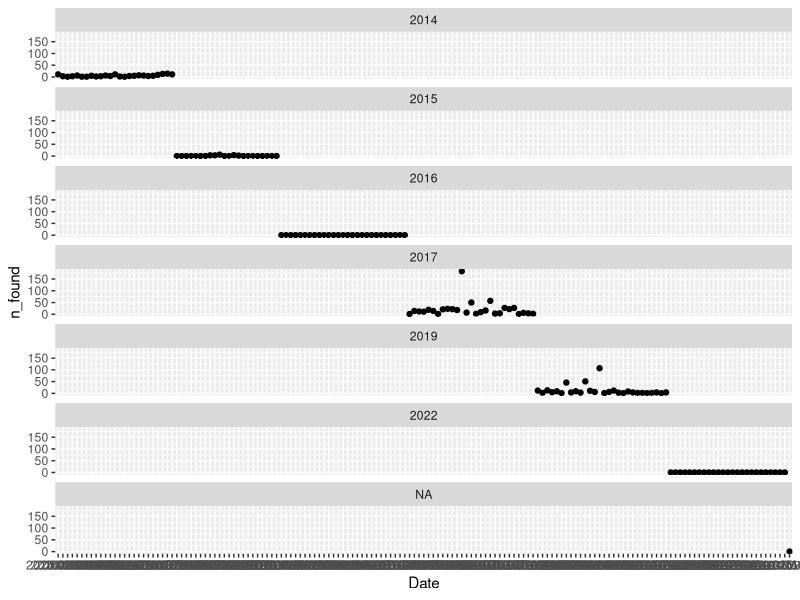

The R source for this figure:
## ---- chunk 1
library(tidyverse)
library(here)
gad <- read.csv(here("data", "gad_moon.csv"))
gad_totals_new <- gad |>
  group_by(Date) |>
  summarise(
    n_found = sum(NumIndivid)) 
## ---- chunk 2
gad_totals_new <- gad |>
  group_by(Date) |>
  summarise(
    n_found = sum(NumIndivid)) |> 
  mutate(Year = year(Date))

gad_totals_new$Year <- as.factor(gad_totals_new$Year)
ggplot(gad_totals_new, aes(x = Date, y = n_found))+
  geom_point()+
  facet_wrap(~Year, ncol = 1)
